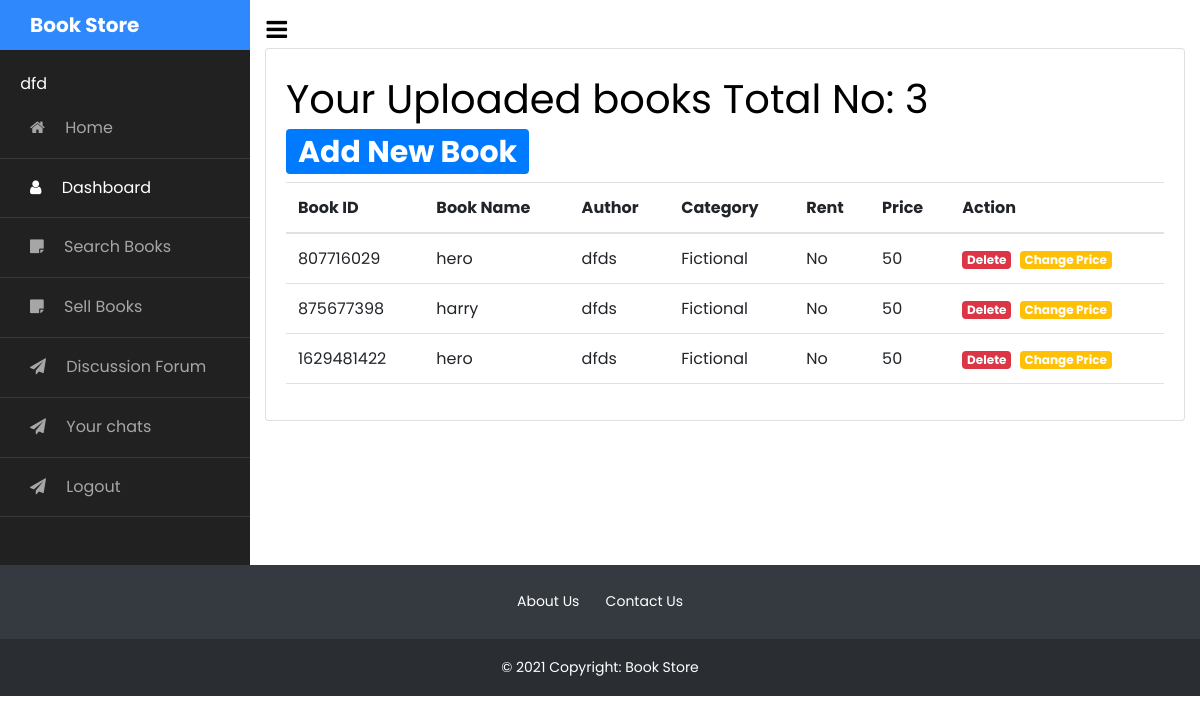
The page /dash.php (signed in) on the database as committed earlier.
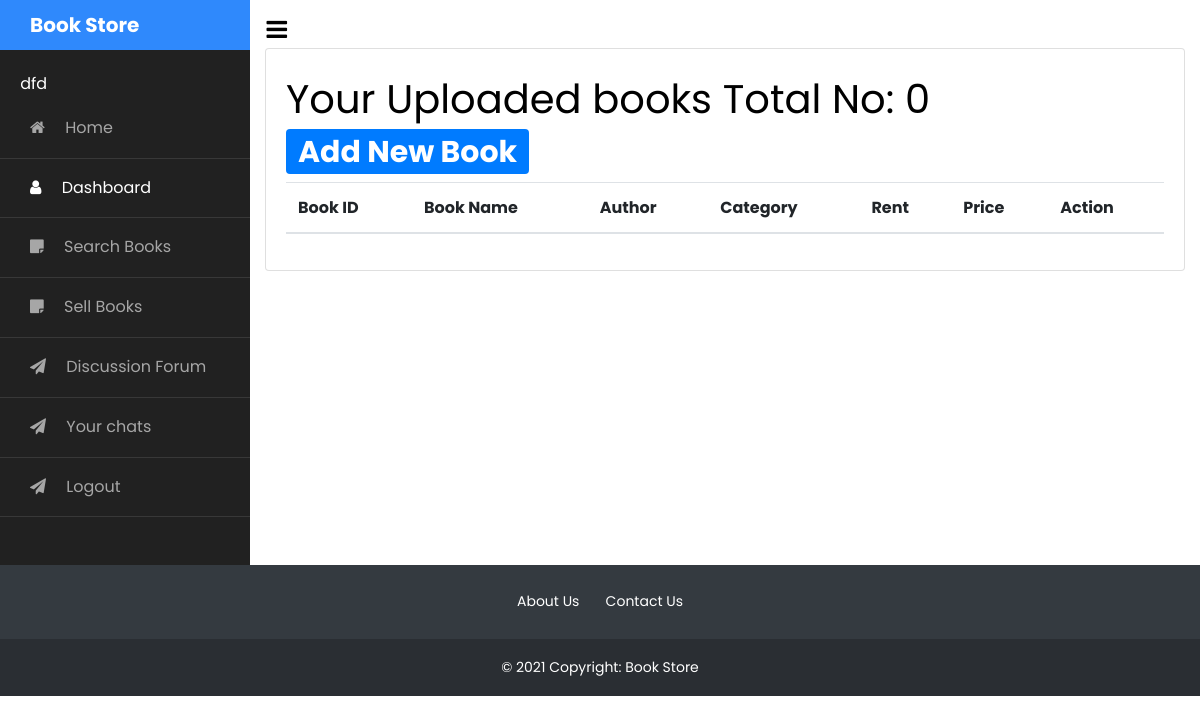
The same page on the database as committed later.
### tables this page shows
CREATE TABLE IF NOT EXISTS `entrybook` (
  `uploaded_by` varchar(50) NOT NULL,
  `bookid` int NOT NULL,
  `book_name` varchar(200) NOT NULL,
  `book_image` varchar(250) NOT NULL,
  `author` varchar(100) NOT NULL,
  `rent` tinyint NOT NULL,
  `category` varchar(50) NOT NULL,
  `price` int NOT NULL,
  `description` varchar(1000) NOT NULL
);

### dash.php (the view, shortened to what this page needs)
<?php
if (require('always.php'))
{
  $sql = "select name from register where email = '{$_SESSION['USERNAME']}'";
  $res = mysqli_query($conn,$sql);
  $custname = " ";
  while ($x = mysqli_fetch_assoc($res))
  {
  $custname = " ".$x['name'];
  }
}
?>
<html lang="en">
  <head>
    <link href="https://cdn.jsdelivr.net/npm/bootstrap@5.1.1/dist/css/bootstrap.min.css" rel="stylesheet">
		<link rel="stylesheet" href="https://stackpath.bootstrapcdn.com/font-awesome/4.7.0/css/font-awesome.min.css">
		<link rel="stylesheet" href="css/style.css">
  </head>
  <body>
    <div class="wrapper d-flex align-items-stretch">
			<nav id="sidebar">
				<div class="custom-menu">
					<button type="button" id="sidebarCollapse" class="btn btn-primary">
	          <i class="fa fa-bars"></i>
	        </button>
        </div>
	  		<h1><a href="index.html" class="logo"> Book Store</a></h1>
        <ul class="list-unstyled components mb-5">
        <li class="">
            <span class="fa fa-login mr-3"></span><?php echo $custname; ?>
          </li>
          <li >
            <a href="index.php"><span class="fa fa-home mr-3"></span> Home</a>
          </li>
          <li class="active">
              <a href="dash.php"><span class="fa fa-user mr-3"></span> Dashboard</a>
          </li>
          <li>
            <a href="buybooks.php"><span class="fa fa-sticky-note mr-3"></span> Search Books</a>
          </li>
          <li>
            <a href="sellbooks.php"><span class="fa fa-sticky-note mr-3"></span> Sell Books</a>
          </li>
          <li>
            <a href="forum.php"><span class="fa fa-paper-plane mr-3"></span> Discussion Forum</a>
          </li>
          <li>
            <a href="chat.php"><span class="fa fa-paper-plane mr-3"></span> Your chats</a>
          </li>
          <li>
            <a href="logout.php"><span class="fa fa-paper-plane mr-3"></span> Logout</a>
          </li>
        </ul>
    	</nav>
      <div class = "container mt-5">
      <div class = "card card-body">
      <?php
      $conn = mysqli_connect("localhost","root","","bookstore");
$cuby = "";
$sql = "select count(uploaded_by) as cuby from entrybook where uploaded_by = '{$_SESSION['USERNAME']}'";
$res = mysqli_query($conn,$sql);
while ($x = mysqli_fetch_assoc($res))
{
  $cuby = $x['cuby'];
}
      ?>
      <h1>Your Uploaded books Total No: <?php echo $cuby ?>&nbsp;&nbsp;<span class='badge bg-primary'><a href='sellbooks.php' >Add New Book</a></span>   </h1>
      <table class="table table-hover">
    <thead>
      <tr>
        <th>Book ID</th>
        <th>Book Name</th>
        <th>Author</th>
        <th>Category</th>
        <th>Rent</th>
        <th>Price</th>
        <th>Action</th>
      </tr>
    </thead>
    <tbody>
      <?php
$conn = mysqli_connect("localhost","root","","bookstore");
      $sql = "select * from entrybook where uploaded_by = '{$_SESSION['USERNAME']}'";
      $res = mysqli_query($conn,$sql);
      while ($row = mysqli_fetch_assoc($res))
      {
          $bname = $row['book_name'];
          $bid = $row['bookid'];
          $auth = $row['author'];
          $category = $row['category'];
          $price = $row['price'];
          $rent = $row['rent'];
          if ($category == 1){
            $category = "Fictional";
          }
          elseif ($category == 2)
          {
            $category = "Engineering";
          }
          if ($rent == 1)
          {
            $rent = "Yes";
          }
          else
          {
            $rent = "No";
          }
      ?>
<tr>
        <td><?php echo $bid ?></td>
        <td><?php echo $bname ?></td>
        <td><?php echo $auth ?></td>
        <td><?php echo $category ?></td>
        <td><?php echo $rent ?></td>
        <td><?php echo $price ?></td>
      <?php  echo "<td><span class='badge bg-danger'><a href='?type=delete&bid=$bid' >Delete</a></span>&nbsp;
      <span class='badge bg-warning'><a href='changeprice.php?&bid=$bid' >Change Price</a></span>
</td>"; ?>
      </tr>
     <?php } ?>
    </tbody>
  </table>
    </div>
    </div>
    </div>
    <footer class="bg-dark text-center text-white">
      <div class="container p-4 pb-0">
        <a href="">About Us</a>
        <a href="">Contact Us</a>
      </div>
      <div class="text-center p-3" style="background-color: rgba(0, 0, 0, 0.2);">
        © <script>document.write(new Date().getFullYear())</script> Copyright: Book Store
      </div>
    </footer>
  </body>
</html>

Rows that differ between the two databases and show on the page:
removed entrybook: bookid "807716029", book_name "hero", author "dfds", category "Fictional", rent "No", price "50"
removed entrybook: bookid "875677398", book_name "harry", author "dfds", category "Fictional", rent "No", price "50"
removed entrybook: bookid "1629481422", book_name "hero", author "dfds", category "Fictional", rent "No", price "50"
Other text that changed with them:
$cuby: "3" → "0"
